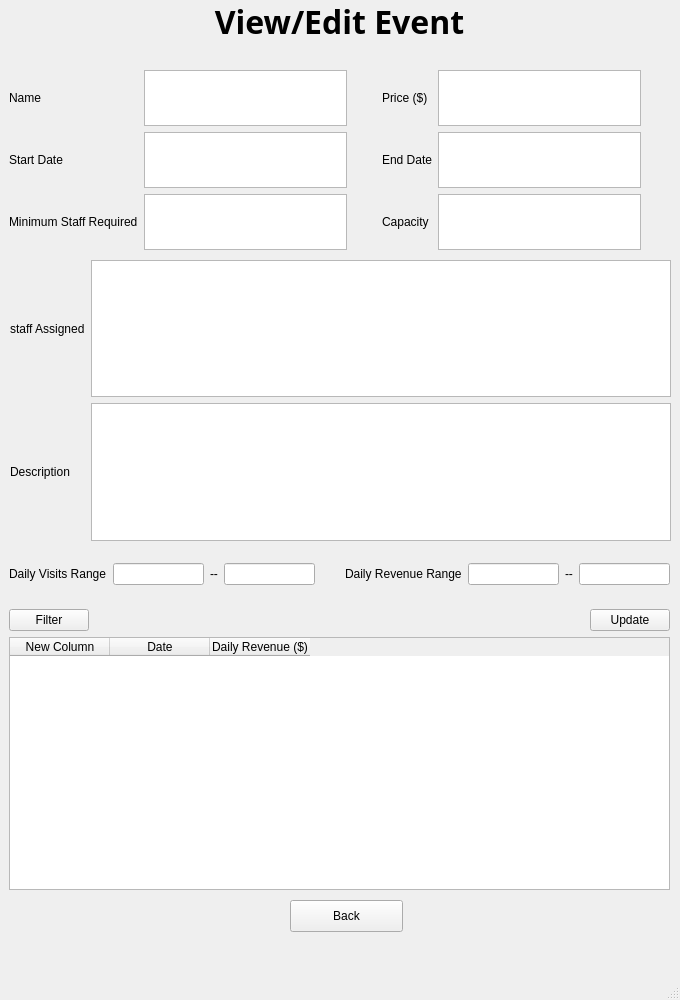
<?xml version="1.0" encoding="UTF-8"?>
<ui version="4.0">
 <class>MainWindow</class>
 <widget class="QMainWindow" name="MainWindow">
  <property name="geometry">
   <rect>
    <x>0</x>
    <y>0</y>
    <width>680</width>
    <height>1000</height>
   </rect>
  </property>
  <property name="windowTitle">
   <string>MainWindow</string>
  </property>
  <widget class="QWidget" name="centralwidget">
   <widget class="QWidget" name="gridLayoutWidget">
    <property name="geometry">
     <rect>
      <x>9</x>
      <y>-1</y>
      <width>661</width>
      <height>251</height>
     </rect>
    </property>
    <layout class="QGridLayout" name="gridLayout">
     <item row="3" column="6" colspan="3">
      <widget class="QTextBrowser" name="edateEdit"/>
     </item>
     <item row="3" column="5">
      <widget class="QLabel" name="edate">
       <property name="text">
        <string>End Date</string>
       </property>
      </widget>
     </item>
     <item row="0" column="0" colspan="10">
      <widget class="QLabel" name="viewOrEditEvent">
       <property name="font">
        <font>
         <family>Arial Black</family>
         <pointsize>24</pointsize>
         <weight>75</weight>
         <bold>true</bold>
        </font>
       </property>
       <property name="text">
        <string>View/Edit Event</string>
       </property>
       <property name="alignment">
        <set>Qt::AlignCenter</set>
       </property>
      </widget>
     </item>
     <item row="1" column="8">
      <spacer name="horizontalSpacer_8">
       <property name="orientation">
        <enum>Qt::Horizontal</enum>
       </property>
       <property name="sizeHint" stdset="0">
        <size>
         <width>40</width>
         <height>20</height>
        </size>
       </property>
      </spacer>
     </item>
     <item row="1" column="3">
      <spacer name="horizontalSpacer_4">
       <property name="orientation">
        <enum>Qt::Horizontal</enum>
       </property>
       <property name="sizeHint" stdset="0">
        <size>
         <width>40</width>
         <height>20</height>
        </size>
       </property>
      </spacer>
     </item>
     <item row="1" column="0">
      <spacer name="horizontalSpacer_2">
       <property name="orientation">
        <enum>Qt::Horizontal</enum>
       </property>
       <property name="sizeHint" stdset="0">
        <size>
         <width>40</width>
         <height>20</height>
        </size>
       </property>
      </spacer>
     </item>
     <item row="1" column="2">
      <spacer name="horizontalSpacer_3">
       <property name="orientation">
        <enum>Qt::Horizontal</enum>
       </property>
       <property name="sizeHint" stdset="0">
        <size>
         <width>40</width>
         <height>20</height>
        </size>
       </property>
      </spacer>
     </item>
     <item row="1" column="1">
      <spacer name="horizontalSpacer_10">
       <property name="orientation">
        <enum>Qt::Horizontal</enum>
       </property>
       <property name="sizeHint" stdset="0">
        <size>
         <width>40</width>
         <height>20</height>
        </size>
       </property>
      </spacer>
     </item>
     <item row="2" column="0">
      <widget class="QLabel" name="name">
       <property name="text">
        <string>Name</string>
       </property>
      </widget>
     </item>
     <item row="2" column="6" colspan="3">
      <widget class="QTextBrowser" name="priceEdit"/>
     </item>
     <item row="1" column="4">
      <spacer name="horizontalSpacer_5">
       <property name="orientation">
        <enum>Qt::Horizontal</enum>
       </property>
       <property name="sizeHint" stdset="0">
        <size>
         <width>40</width>
         <height>20</height>
        </size>
       </property>
      </spacer>
     </item>
     <item row="3" column="0">
      <widget class="QLabel" name="sdate">
       <property name="text">
        <string>Start Date</string>
       </property>
      </widget>
     </item>
     <item row="1" column="7">
      <spacer name="horizontalSpacer_7">
       <property name="orientation">
        <enum>Qt::Horizontal</enum>
       </property>
       <property name="sizeHint" stdset="0">
        <size>
         <width>40</width>
         <height>20</height>
        </size>
       </property>
      </spacer>
     </item>
     <item row="2" column="5">
      <widget class="QLabel" name="price">
       <property name="text">
        <string>Price ($)</string>
       </property>
      </widget>
     </item>
     <item row="1" column="6">
      <spacer name="horizontalSpacer_6">
       <property name="orientation">
        <enum>Qt::Horizontal</enum>
       </property>
       <property name="sizeHint" stdset="0">
        <size>
         <width>40</width>
         <height>20</height>
        </size>
       </property>
      </spacer>
     </item>
     <item row="2" column="1" colspan="3">
      <widget class="QTextBrowser" name="nameEdit"/>
     </item>
     <item row="1" column="9">
      <spacer name="horizontalSpacer_9">
       <property name="orientation">
        <enum>Qt::Horizontal</enum>
       </property>
       <property name="sizeHint" stdset="0">
        <size>
         <width>40</width>
         <height>20</height>
        </size>
       </property>
      </spacer>
     </item>
     <item row="3" column="1" colspan="3">
      <widget class="QTextBrowser" name="sdateEdit"/>
     </item>
     <item row="4" column="1" colspan="3">
      <widget class="QTextBrowser" name="msrEdit"/>
     </item>
     <item row="4" column="5">
      <widget class="QLabel" name="capacity">
       <property name="text">
        <string>Capacity</string>
       </property>
      </widget>
     </item>
     <item row="4" column="6" colspan="3">
      <widget class="QTextBrowser" name="capacityEdit"/>
     </item>
     <item row="4" column="0">
      <widget class="QLabel" name="minimumStaffRequired">
       <property name="text">
        <string>Minimum Staff Required</string>
       </property>
      </widget>
     </item>
    </layout>
   </widget>
   <widget class="QWidget" name="gridLayoutWidget_2">
    <property name="geometry">
     <rect>
      <x>10</x>
      <y>260</y>
      <width>661</width>
      <height>281</height>
     </rect>
    </property>
    <layout class="QGridLayout" name="gridLayout_2">
     <item row="0" column="1">
      <widget class="QListWidget" name="staffAssignedEdit"/>
     </item>
     <item row="0" column="0">
      <widget class="QLabel" name="staffAssigned">
       <property name="text">
        <string>staff Assigned</string>
       </property>
      </widget>
     </item>
     <item row="1" column="0">
      <widget class="QLabel" name="description">
       <property name="text">
        <string>Description</string>
       </property>
      </widget>
     </item>
     <item row="1" column="1">
      <widget class="QPlainTextEdit" name="descriptionEdit"/>
     </item>
    </layout>
   </widget>
   <widget class="QWidget" name="gridLayoutWidget_3">
    <property name="geometry">
     <rect>
      <x>9</x>
      <y>549</y>
      <width>661</width>
      <height>51</height>
     </rect>
    </property>
    <layout class="QGridLayout" name="gridLayout_3">
     <item row="0" column="6">
      <widget class="QLineEdit" name="drrStart"/>
     </item>
     <item row="0" column="7">
      <widget class="QLabel" name="label_13">
       <property name="text">
        <string>--</string>
       </property>
      </widget>
     </item>
     <item row="0" column="5">
      <widget class="QLabel" name="drr">
       <property name="text">
        <string>Daily Revenue Range</string>
       </property>
      </widget>
     </item>
     <item row="0" column="8">
      <widget class="QLineEdit" name="drrEnd"/>
     </item>
     <item row="0" column="3">
      <widget class="QLineEdit" name="dvrEnd"/>
     </item>
     <item row="0" column="2">
      <widget class="QLabel" name="label_11">
       <property name="text">
        <string>--</string>
       </property>
      </widget>
     </item>
     <item row="0" column="0">
      <widget class="QLabel" name="dvr">
       <property name="text">
        <string>Daily Visits Range</string>
       </property>
      </widget>
     </item>
     <item row="0" column="1">
      <widget class="QLineEdit" name="dvrstart"/>
     </item>
     <item row="0" column="4">
      <spacer name="horizontalSpacer">
       <property name="orientation">
        <enum>Qt::Horizontal</enum>
       </property>
       <property name="sizeHint" stdset="0">
        <size>
         <width>40</width>
         <height>20</height>
        </size>
       </property>
      </spacer>
     </item>
    </layout>
   </widget>
   <widget class="QWidget" name="gridLayoutWidget_4">
    <property name="geometry">
     <rect>
      <x>9</x>
      <y>609</y>
      <width>661</width>
      <height>281</height>
     </rect>
    </property>
    <layout class="QGridLayout" name="gridLayout_4">
     <property name="sizeConstraint">
      <enum>QLayout::SetDefaultConstraint</enum>
     </property>
     <item row="0" column="0">
      <widget class="QPushButton" name="filter">
       <property name="text">
        <string>Filter</string>
       </property>
      </widget>
     </item>
     <item row="0" column="1">
      <spacer name="horizontalSpacer_11">
       <property name="orientation">
        <enum>Qt::Horizontal</enum>
       </property>
       <property name="sizeHint" stdset="0">
        <size>
         <width>40</width>
         <height>20</height>
        </size>
       </property>
      </spacer>
     </item>
     <item row="0" column="2">
      <widget class="QPushButton" name="update">
       <property name="text">
        <string>Update</string>
       </property>
      </widget>
     </item>
     <item row="1" column="0" colspan="3">
      <widget class="QTableWidget" name="filterTable">
       <property name="selectionMode">
        <enum>QAbstractItemView::SingleSelection</enum>
       </property>
       <property name="sortingEnabled">
        <bool>true</bool>
       </property>
       <column>
        <property name="text">
         <string>New Column</string>
        </property>
       </column>
       <column>
        <property name="text">
         <string>Date</string>
        </property>
       </column>
       <column>
        <property name="text">
         <string>Daily Revenue ($)</string>
        </property>
       </column>
      </widget>
     </item>
    </layout>
   </widget>
   <widget class="QPushButton" name="back">
    <property name="geometry">
     <rect>
      <x>290</x>
      <y>900</y>
      <width>113</width>
      <height>32</height>
     </rect>
    </property>
    <property name="sizePolicy">
     <sizepolicy hsizetype="Fixed" vsizetype="Fixed">
      <horstretch>0</horstretch>
      <verstretch>0</verstretch>
     </sizepolicy>
    </property>
    <property name="text">
     <string>Back</string>
    </property>
   </widget>
  </widget>
  <widget class="QMenuBar" name="menubar">
   <property name="geometry">
    <rect>
     <x>0</x>
     <y>0</y>
     <width>680</width>
     <height>22</height>
    </rect>
   </property>
  </widget>
  <widget class="QStatusBar" name="statusbar"/>
 </widget>
 <resources/>
 <connections/>
</ui>
